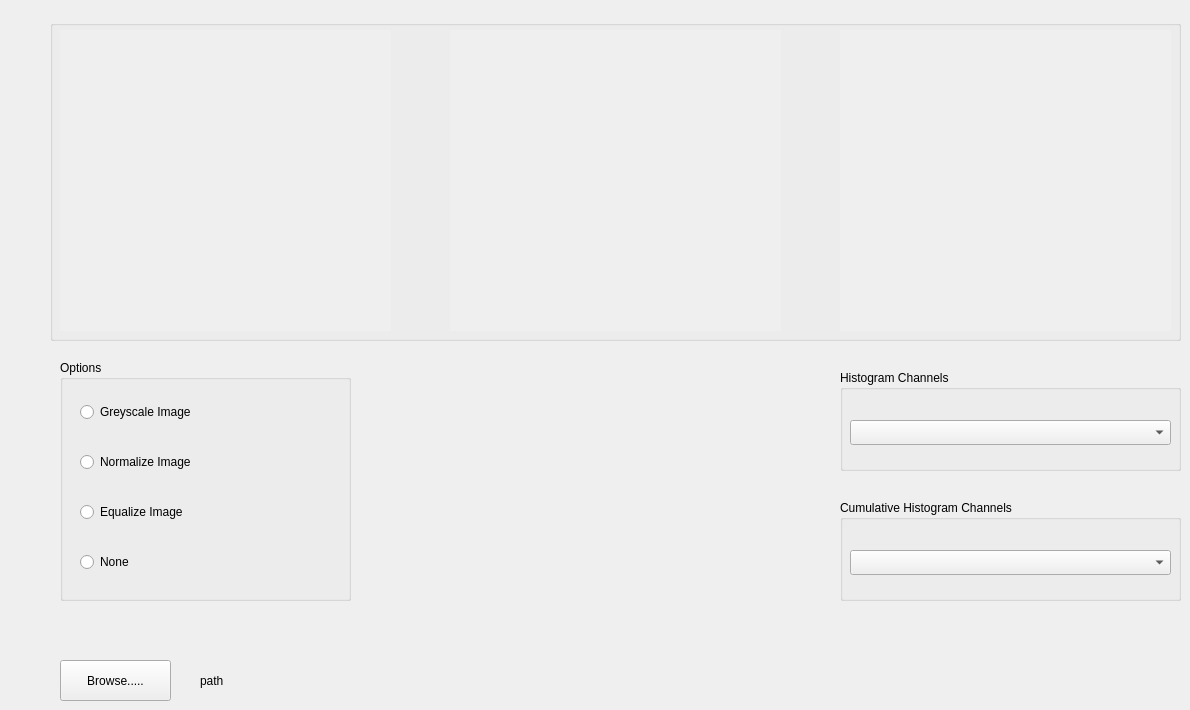
    <widget class="QWidget" name="tab_2">
     <attribute name="title">
      <string>Tab 2</string>
     </attribute>
     <widget class="QPushButton" name="tab2_Browse">
      <property name="geometry">
       <rect>
        <x>60</x>
        <y>660</y>
        <width>111</width>
        <height>41</height>
       </rect>
      </property>
      <property name="text">
       <string>Browse.....</string>
      </property>
     </widget>
     <widget class="QGroupBox" name="options">
      <property name="geometry">
       <rect>
        <x>60</x>
        <y>360</y>
        <width>291</width>
        <height>241</height>
       </rect>
      </property>
      <property name="title">
       <string>Options</string>
      </property>
      <widget class="QRadioButton" name="NormalizeButton">
       <property name="geometry">
        <rect>
         <x>20</x>
         <y>90</y>
         <width>161</width>
         <height>24</height>
        </rect>
       </property>
       <property name="text">
        <string>Normalize Image</string>
       </property>
      </widget>
      <widget class="QRadioButton" name="EqualizeButton">
       <property name="geometry">
        <rect>
         <x>20</x>
         <y>140</y>
         <width>151</width>
         <height>24</height>
        </rect>
       </property>
       <property name="text">
        <string>Equalize Image</string>
       </property>
      </widget>
      <widget class="QRadioButton" name="GreyButton">
       <property name="geometry">
        <rect>
         <x>20</x>
         <y>40</y>
         <width>151</width>
         <height>24</height>
        </rect>
       </property>
       <property name="text">
        <string>Greyscale Image</string>
       </property>
      </widget>
      <widget class="QRadioButton" name="NoneButton">
       <property name="geometry">
        <rect>
         <x>20</x>
         <y>190</y>
         <width>141</width>
         <height>24</height>
        </rect>
       </property>
       <property name="text">
        <string>None</string>
       </property>
      </widget>
     </widget>
     <widget class="QGroupBox" name="tab2groupBox">
      <property name="geometry">
       <rect>
        <x>50</x>
        <y>20</y>
        <width>1131</width>
        <height>321</height>
       </rect>
      </property>
      <property name="title">
       <string/>
      </property>
      <widget class="QLabel" name="tab2_image2">
       <property name="geometry">
        <rect>
         <x>400</x>
         <y>10</y>
         <width>331</width>
         <height>301</height>
        </rect>
       </property>
       <property name="autoFillBackground">
        <bool>true</bool>
       </property>
       <property name="text">
        <string/>
       </property>
      </widget>
      <widget class="QLabel" name="tab2_image3">
       <property name="geometry">
        <rect>
         <x>790</x>
         <y>10</y>
         <width>331</width>
         <height>301</height>
        </rect>
       </property>
       <property name="autoFillBackground">
        <bool>true</bool>
       </property>
       <property name="text">
        <string/>
       </property>
      </widget>
      <widget class="QLabel" name="tab2_image1">
       <property name="geometry">
        <rect>
         <x>10</x>
         <y>10</y>
         <width>331</width>
         <height>301</height>
        </rect>
       </property>
       <property name="autoFillBackground">
        <bool>true</bool>
       </property>
       <property name="text">
        <string/>
       </property>
      </widget>
     </widget>
     <widget class="QGroupBox" name="HistogramContainer">
      <property name="geometry">
       <rect>
        <x>840</x>
        <y>370</y>
        <width>341</width>
        <height>101</height>
       </rect>
      </property>
      <property name="title">
       <string>Histogram Channels</string>
      </property>
      <widget class="QComboBox" name="HistogramBox">
       <property name="geometry">
        <rect>
         <x>10</x>
         <y>50</y>
         <width>321</width>
         <height>25</height>
        </rect>
       </property>
       <item>
        <property name="text">
         <string/>
        </property>
       </item>
       <item>
        <property name="text">
         <string>Grey-Channel</string>
        </property>
       </item>
       <item>
        <property name="text">
         <string>R-Channel</string>
        </property>
       </item>
       <item>
        <property name="text">
         <string>G-Channel</string>
        </property>
       </item>
       <item>
        <property name="text">
         <string>B-Channel</string>
        </property>
       </item>
      </widget>
     </widget>
     <widget class="QLabel" name="path">
      <property name="geometry">
       <rect>
        <x>200</x>
        <y>660</y>
        <width>291</width>
        <height>41</height>
       </rect>
      </property>
      <property name="text">
       <string>path</string>
      </property>
     </widget>
     <widget class="QGroupBox" name="CumulateContainer">
      <property name="geometry">
       <rect>
        <x>840</x>
        <y>500</y>
        <width>341</width>
        <height>101</height>
       </rect>
      </property>
      <property name="title">
       <string>Cumulative Histogram Channels</string>
      </property>
      <widget class="QComboBox" name="CumulateBox">
       <property name="geometry">
        <rect>
         <x>10</x>
         <y>50</y>
         <width>321</width>
         <height>25</height>
        </rect>
       </property>
       <item>
        <property name="text">
         <string/>
        </property>
       </item>
       <item>
        <property name="text">
         <string>Grey-Channel</string>
        </property>
       </item>
       <item>
        <property name="text">
         <string>R-Channel</string>
        </property>
       </item>
       <item>
        <property name="text">
         <string>G-Channel</string>
        </property>
       </item>
       <item>
        <property name="text">
         <string>B-Channel</string>
        </property>
       </item>
      </widget>
     </widget>
     <zorder>tab2groupBox</zorder>
     <zorder>options</zorder>
     <zorder>tab2_Browse</zorder>
     <zorder>HistogramContainer</zorder>
     <zorder>path</zorder>
     <zorder>CumulateContainer</zorder>
    </widget>
